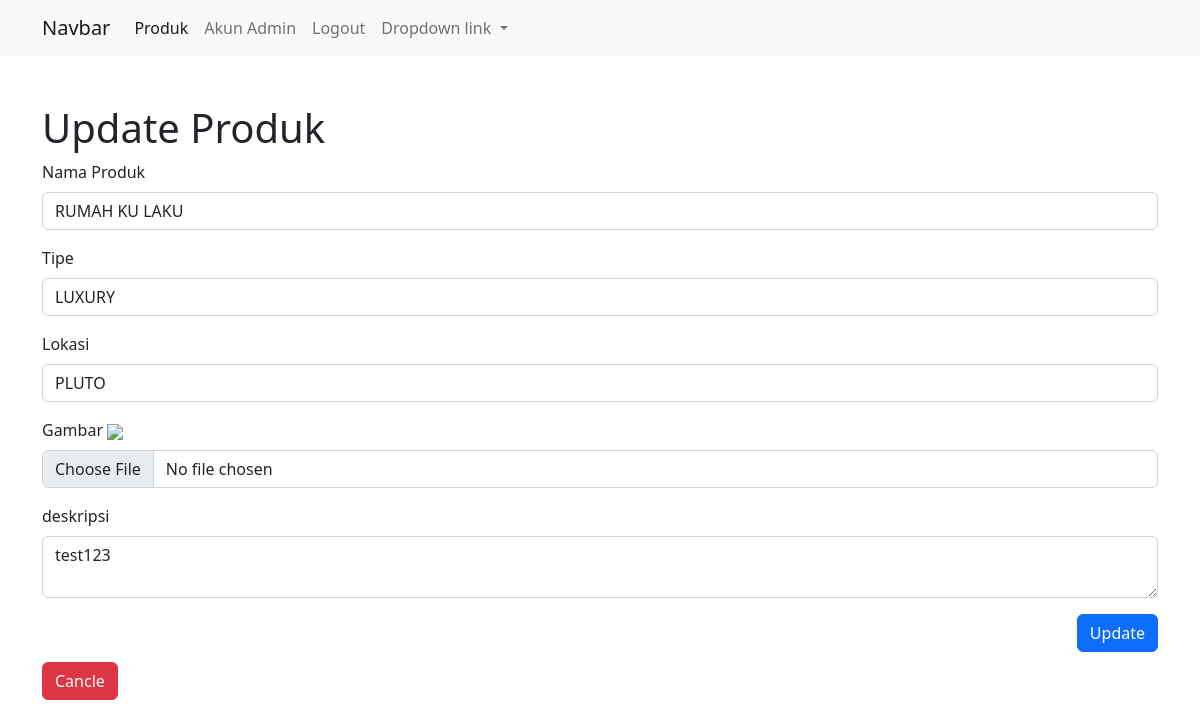
/bra_crud/update_produk.php?id_produk=1, run on the app's committed database.
### tables this page shows
CREATE TABLE `produk` (
  `id_produk` int(11) NOT NULL,
  `nama_produk` varchar(100) NOT NULL,
  `tipe` varchar(100) NOT NULL,
  `lokasi` varchar(100) NOT NULL,
  `gambar` blob NOT NULL,
  `deskripsi` varchar(255) NOT NULL,
  `tanggal` timestamp NOT NULL DEFAULT current_timestamp() ON UPDATE current_timestamp()
);

### bra_crud/config/controller.php (called while the page is built, shortened)
<?php
function select($query)
{
    global $db;
    $result = mysqli_query($db, $query);
    $rows = [];
    while ($row = mysqli_fetch_assoc($result)) {
        $rows[] = $row;
    }
        return $rows;
}

### bra_crud/update_produk.php (the view, shortened to what this page needs)
<?php
include 'layout/header.php';
$id_produk = (int)$_GET['id_produk'];
$produk = select("SELECT * FROM produk WHERE id_produk = $id_produk")[0];
?>
<div class="container mt-5">
    <h1>Update Produk</h1>
<form action="" method="post">
    <div class="mb-3">
        <label for="nama_produk" class="form-label">Nama Produk</label>
        <input type="text" class="form-control" id="nama_produk" name="nama_produk" value="<?= $produk['nama_produk']; ?>" placeholder="Tuliskan nama Produk" required>
    </div>
    <div class="mb-3">
        <label for="tipe" class="form-label">Tipe</label>
        <input type="text" class="form-control" id="tipe" name="tipe" value="<?= $produk['tipe']; ?>" placeholder="Tuliskan nama Produk" required>
    </div>
    <div class="mb-3">
        <label for="lokasi" class="form-label">Lokasi</label>
        <input type="text" class="form-control" id="lokasi" name="lokasi" value="<?= $produk['lokasi']; ?>" placeholder="Tuliskan nama Produk" required>
    </div>
    <div class="mb-3">
        <label for="gambar" class="form-label">Gambar</label>
        <img src="produk_id=<?php echo $row["produk_id"]; ?>" /><br/>
        <input type="file" class="form-control" id="gambar" name="gambar" value="<?= $produk['gambar']; ?>" placeholder="Tuliskan nama Produk" >
    </div>
    <div class="mb-3">
        <label for="deskripsi" class="form-label">deskripsi</label>
        <textarea type="text" class="form-control" id="deskripsi" name="deskripsi"  placeholder="Tuliskan nama Produk" required><?= $produk['deskripsi'] ?></textarea>
    </div>
    <button type="submit" name="update" class="btn btn-primary" style="float: right;">Update</button>
    <br/>
    <br/>
    <a href='index.php'> <button type="button" class="btn btn-danger btn-block" >Cancle</button> </a>
</form>
</div>
<?php include 'layout/footer.php';?>

### data on the page
produk: nama_produk "RUMAH KU LAKU", tipe "LUXURY", lokasi "PLUTO", deskripsi "test123"
